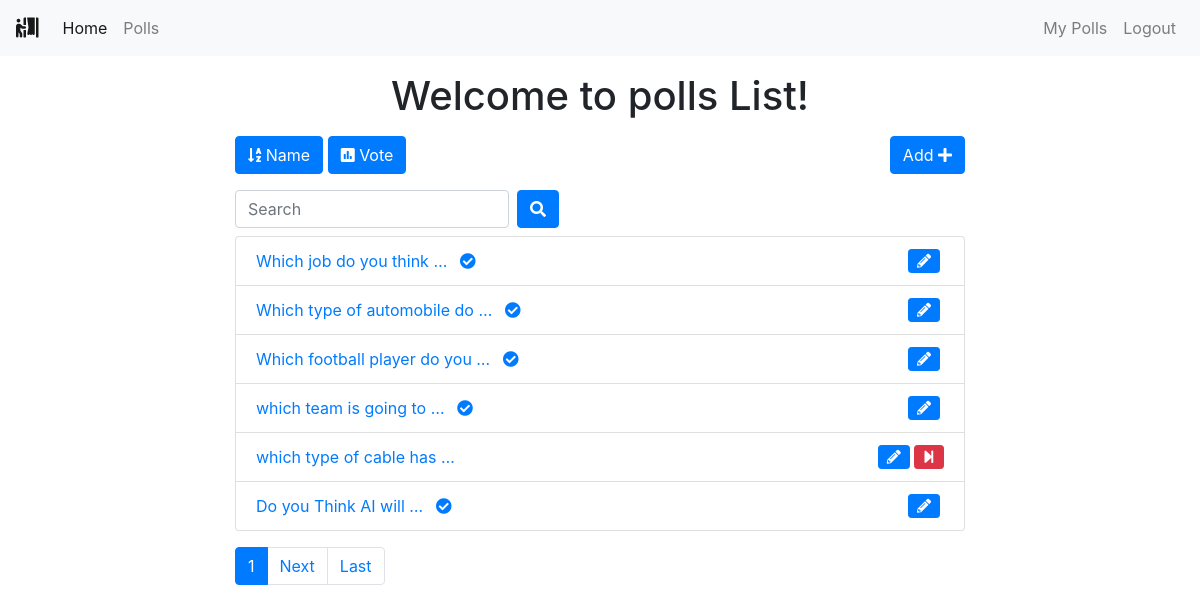
Page /polls/list/ (signed in) on the committed database.
### polls/models.py (models this page shows, shortened)
class Poll(models.Model):
    owner = models.ForeignKey(User, on_delete=models.CASCADE)
    text = models.TextField()
    pub_date = models.DateTimeField(default=timezone.now)
    active = models.BooleanField(default=True)

### polls/views.py (the view)
# urls.py: path('list/', views.polls_list, name='list'),
@login_required()
def polls_list(request):
    all_polls = Poll.objects.all()
    search_term = ''
    if 'name' in request.GET:
        all_polls = all_polls.order_by('text')
    if 'date' in request.GET:
        all_polls = all_polls.order_by('pub_date')
    if 'vote' in request.GET:
        all_polls = all_polls.annotate(Count('vote')).order_by('vote__count')
    if 'search' in request.GET:
        search_term = request.GET['search']
        all_polls = all_polls.filter(text__icontains=search_term)
    paginator = Paginator(all_polls, 6)  # Show 6 contacts per page
    page = request.GET.get('page')
    polls = paginator.get_page(page)
    get_dict_copy = request.GET.copy()
    params = get_dict_copy.pop('page', True) and get_dict_copy.urlencode()
    print(params)
    context = {
        'polls': polls,
        'params': params,
        'search_term': search_term,
    }
    return render(request, 'polls/polls_list.html', context)

### polls/templates/polls/polls_list.html (shortened to what this page needs)
{% extends 'base.html' %}
{% block content %}
<div class="container">
    <div class="row">
        <div class="col-md-8 offset-sm-2">
            <h1 class="text-center mt-3 mb-3">Welcome to polls List!</h1>
            <a class="btn btn-{% if 'name' in request.GET %}warning{% else %}primary{% endif %} mb-3" href="?name=True"
                role="button"><i class="fas fa-sort-alpha-down"></i>
                Name</a>
            <a class="btn btn-{% if 'vote' in request.GET %}warning{% else %}primary{% endif %} mb-3" href="?vote=True"
                role="button"><i class="fas fa-poll"></i> Vote</a>
            <a class="btn btn-primary mb-3 float-right" href="{% url 'polls:add' %}" role="button">Add <i class="fas fa-plus"></i></a>
            <form class="form-inline">
                <div class="form-group mr-sm-2 mb-2">
                    <input type="search" class="form-control" name="search" placeholder="Search" value={{ search_term }}>
                </div>
                <button type="submit" class="btn btn-primary mb-2"><i class="fas fa-search"></i></button>
            </form>
            <ul class="list-group">
                {% for poll in polls %}
                <li class="list-group-item"><a href="{% url 'polls:detail' poll.id %}">{{ poll.text|truncatewords:5 }}
                        {% if not poll.active%}
                        <i class="fas fa-check-circle ml-2"></i>
                        {% endif %}
                    </a>
                    {% if request.user == poll.owner %}
                    {% if poll.active %}
                    <a href="{% url 'polls:end_poll' poll.id %}" data-toggle="tooltip" data-placement="top" title="End Poll"
                        onclick="return confirm('Are you sure ?')"><i class="fas fa-step-forward float-right btn btn-danger btn-sm"></i></a>
                    {% endif %}
                    <a href="{% url 'polls:edit' poll.id %}" class="mr-3" data-toggle="tooltip" data-placement="top"
                        title="Edit Poll"><i class="fas fa-pencil-alt float-right btn btn-primary btn-sm mr-1"></i></a>
                    {% endif %}
                </li>
                {% endfor %}
            </ul>
            <nav class="mt-3">
                <ul class="pagination">
                    <li class="page-item active"><a class="page-link" href="">{{ polls.number }}</a></li>
                    {% if polls.has_next %}
                    <li class="page-item"><a class="page-link" href="?page={{ polls.next_page_number }}&{{ params }}">Next</a></li>
                    <li class="page-item"><a class="page-link" href="?page={{ polls.paginator.num_pages }}&{{ params }}">Last</a></li>
                    {% endif %}
                </ul>
            </nav>
        </div>
    </div>
</div>
{% endblock content %}

### templates/base.html (shortened to what this page needs)
{% load static %}
<!DOCTYPE html>
<html lang="en">
<head>
    <link rel="stylesheet" href="https://maxcdn.bootstrapcdn.com/bootstrap/4.0.0/css/bootstrap.min.css"
>
    <link rel="stylesheet" href="https://use.fontawesome.com/releases/v5.6.3/css/all.css"
>
</head>
<body>
    {% include 'includes/navbar.html' %}
    {% block content %}
    {% endblock content %}
</body>
</html>

### templates/includes/navbar.html (shortened to what this page needs)
<nav class="navbar navbar-expand-sm navbar-light bg-light">
    <a class="navbar-brand" href="{% url 'home' %}"><i class="fas fa-person-booth"></i></a>
    <div class="collapse navbar-collapse" id="collapsibleNavId">
        <ul class="navbar-nav mr-auto mt-2 mt-lg-0">
            <li class="nav-item active">
                <a class="nav-link" href="{% url 'home' %}">Home <span class="sr-only">(current)</span></a>
            </li>
            {% if request.user.is_authenticated %}
            <li class="nav-item">
                <a class="nav-link" href="{% url 'polls:list' %}">Polls</a>
            </li>
            {% endif %}
        </ul>
        <div class="navbar-nav ml-auto">
            {% if request.user.is_authenticated %}
            <a class="nav-link" href="{% url 'polls:list_by_user' %}">My Polls</a>
            <a class="nav-link" href="{% url 'accounts:logout' %}">Logout</a>
            {% else %}
            <a class="nav-link" href="{% url 'accounts:login' %}">Login</a>
            <a class="nav-link" href="{% url 'accounts:register' %}">Register</a>
            {% endif %}
        </div>
    </div>
</nav>

### rows in the picture
Poll: text "Which job do you think …", active False (drawn)
Poll: text "Which type of automobile do …", active False (drawn)
Poll: text "Which football player do you …", active False (drawn)
Poll: text "which team is going to …", active False (drawn)
Poll: text "which type of cable has …", active True (drawn)
Poll: text "Do you Think AI will …", active False (drawn)

### other values in the picture
{{ polls.number }} "1"
